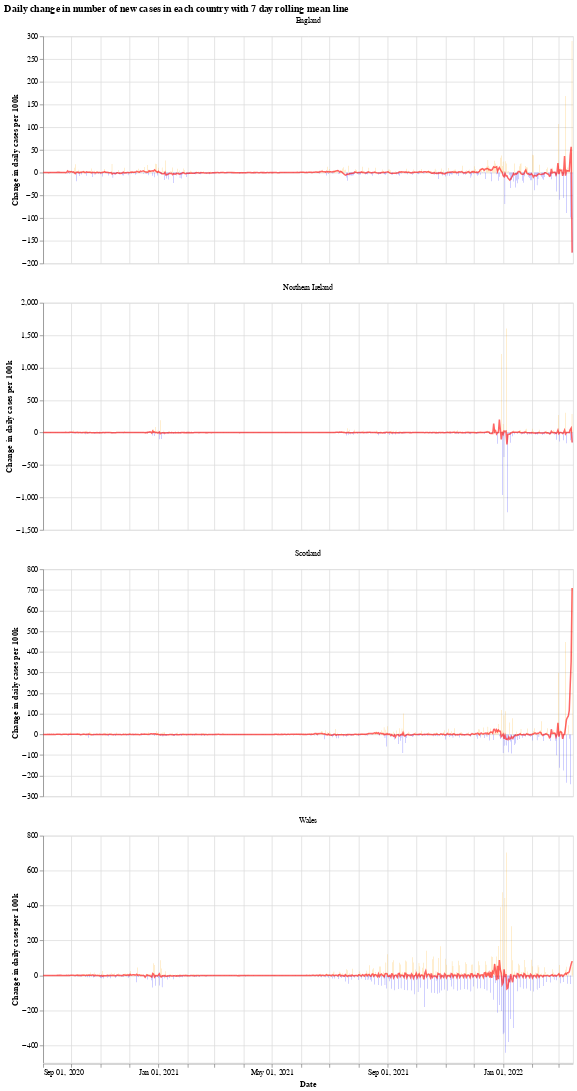

Notebook code cell kept with this figure:
### Markdown cell above
We will use the Python library `Altair` for visualising the data, see the [altair docs](https://altair-viz.github.io/) for more information.

First we have a graph which shows the daily change in the number of new cases for each country. This number jumps up and down all over the place, which is likely due to delay in reporting of new cases over the weekend. Another interesting thing is that it looks like the daily cases in Wales experienced a much shorter period of calm over the summer (calm in the sense of daily cases not jumping up and down).

The orange bars are days when the number of new cases (per 100k population) was more than the previous day, while the blue are days when the number of new cases dropped. The red line is the 7 day moving average. 

When the moving average line is below 0, it means that there is a consistent drop in new cases. We can see this clearly happening around the times that lockdowns were introduced (though, to varying degrees). I will update the graphs soon with a marker of when each lockdown started.

### Code cell
# collapse
import altair as alt

bars = alt.Chart(uk_cases).mark_bar().encode(
    x=alt.X("yearmonthdate(date):T", axis=alt.Axis(title='Date')),
    y=alt.Y("casesChangeRate:Q", axis=alt.Axis(title='Change in daily cases per 100k')),
    tooltip='casesChange',
    color=alt.condition(
        alt.datum.casesChangeRate > 0,
        alt.value("orange"),  # The positive color
        alt.value("blue")  # The negative color
    )
).properties(title='Daily change in number of new cases with 7 day rolling mean',width=700).interactive()

line = alt.Chart(uk_cases).mark_line(
    color='red',
    size=2,
    opacity=0.6
).transform_window(
    rolling_mean='mean(casesChangeRate)',
    frame=[0, 7],
    groupby=['areaName']
).encode(
    x='yearmonthdate(date):T',
    y='rolling_mean:Q'
)

alt.layer(bars, line, data=uk_cases).facet(alt.Column(
    'areaName', title=''), columns=1).resolve_scale(y='independent').properties(title='Daily change in number of new cases in each country with 7 day rolling mean line')

### Figure 1 — Vega-Lite specification as saved in the notebook (floating-point values rounded to 4 significant figures; data arrays with more than 128 entries replaced by an {"elided": "..."} marker saying what was removed)
{"config": {"view": {"continuousWidth": 400, "continuousHeight": 300}}, "data": {"name": "data-ce575a9b85ba178bd65b8e22ce101abc"}, "facet": {"type": "nominal", "field": "areaName", "title": ""}, "spec": {"layer": [{"mark": "bar", "encoding": {"color": {"condition": {"value": "orange", "test": "(datum.casesChangeRate > 0)"}, "value": "blue"}, "tooltip": {"type": "quantitative", "field": "casesChange"}, "x": {"type": "temporal", "axis": {"title": "Date"}, "field": "date", "timeUnit": "yearmonthdate"}, "y": {"type": "quantitative", "axis": {"title": "Change in daily cases per 100k"}, "field": "casesChangeRate"}}, "selection": {"selector001": {"type": "interval", "bind": "scales", "encodings": ["x", "y"]}}, "title": "Daily change in number of new cases with 7 day rolling mean", "width": 700}, {"mark": {"type": "line", "color": "red", "opacity": 0.6, "size": 2}, "encoding": {"x": {"type": "temporal", "field": "date", "timeUnit": "yearmonthdate"}, "y": {"type": "quantitative", "field": "rolling_mean"}}, "transform": [{"window": [{"op": "mean", "field": "casesChangeRate", "as": "rolling_mean"}], "frame": [0, 7], "groupby": ["areaName"]}]}]}, "columns": 1, "resolve": {"scale": {"y": "independent"}}, "title": "Daily change in number of new cases in each country with 7 day rolling mean line", "$schema": "https://vega.github.io/schema/vega-lite/v4.8.1.json", "datasets": {"data-ce575a9b85ba178bd65b8e22ce101abc": {"elided": "2244 records"}}}
